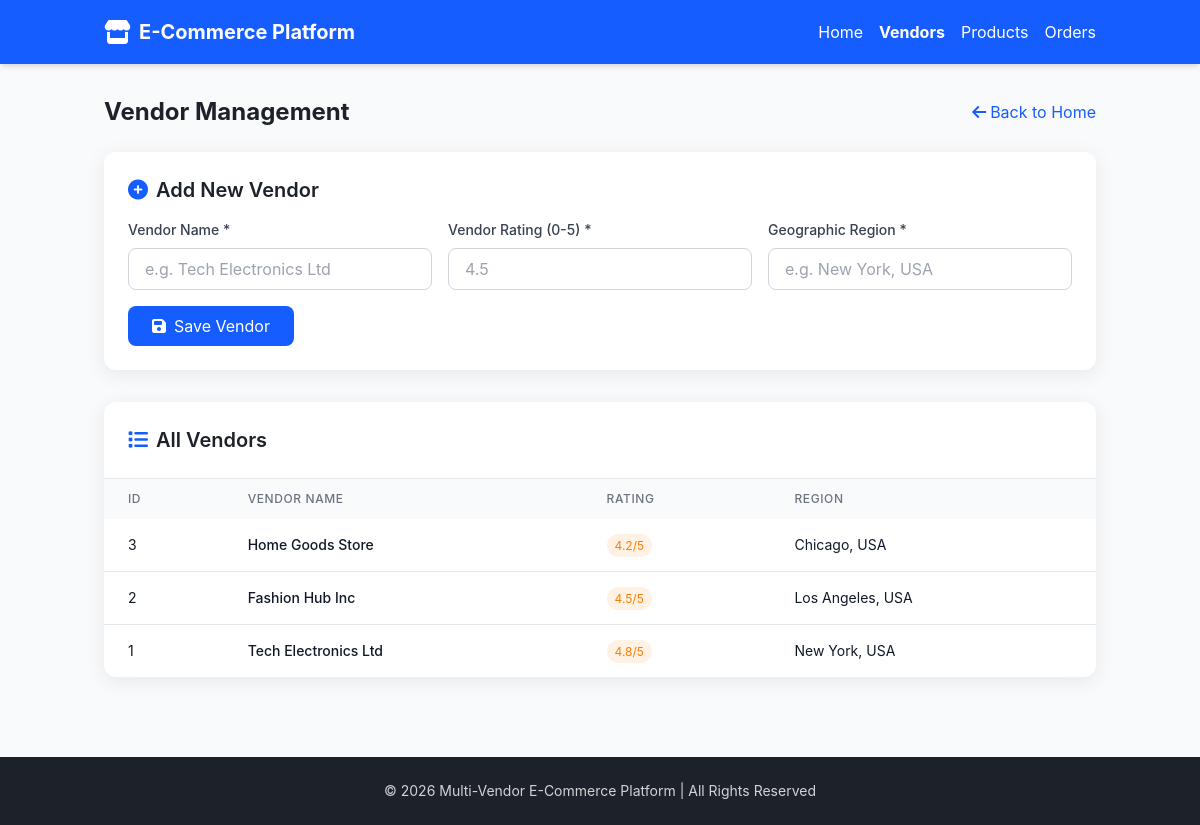
/vendors, run on the app's committed database.
### tables this page shows
CREATE TABLE vendors (
            vendor_id INTEGER PRIMARY KEY AUTOINCREMENT,
            business_name TEXT NOT NULL,
            avg_rating REAL NOT NULL CHECK(avg_rating BETWEEN 0 AND 5),
            geography TEXT NOT NULL
        );

### app.py (the view)
@app.route('/vendors')
def vendors():
    conn, cursor = get_db_conn()
    cursor.execute("SELECT * FROM vendors ORDER BY vendor_id DESC")
    vendors = cursor.fetchall()
    conn.close()
    return render_template('vendors.html', vendors=vendors)

### app.py (called while the page is built)
def get_db_conn():
    conn = sqlite3.connect(DB_PATH)
    conn.row_factory = sqlite3.Row
    cursor = conn.cursor()
    return conn, cursor

### templates/vendors.html (shortened to what this page needs)
<!DOCTYPE html>
<html lang="en">
<head>
    <script src="https://cdn.tailwindcss.com"></script>
    <link rel="stylesheet" href="https://cdnjs.cloudflare.com/ajax/libs/font-awesome/6.5.1/css/all.min.css">
</head>
<body class="font-inter bg-gray-50 min-h-screen">
    <nav class="bg-primary text-white shadow-md sticky top-0 z-10">
        <div class="container mx-auto px-4 py-4 flex justify-between items-center">
            <div class="flex items-center gap-2">
                <i class="fa-solid fa-store text-2xl"></i>
                <h1 class="text-xl font-bold">E-Commerce Platform</h1>
            </div>
            <div class="flex items-center gap-4">
                <a href="/" class="hover:opacity-80 transition-opacity">Home</a>
                <a href="/vendors" class="font-bold">Vendors</a>
                <a href="/products" class="hover:opacity-80 transition-opacity">Products</a>
                <a href="/orders" class="hover:opacity-80 transition-opacity">Orders</a>
            </div>
        </nav>
    <main class="container mx-auto px-4 py-8">
        <div class="flex justify-between items-center mb-6">
            <h2 class="text-2xl font-bold text-dark">Vendor Management</h2>
            <a href="/" class="text-primary flex items-center gap-1 hover:underline">
                <i class="fa-solid fa-arrow-left"></i> Back to Home
            </a>
        </div>
        <div class="bg-white rounded-xl card-shadow p-6 mb-8">
            <h3 class="text-xl font-semibold text-dark mb-4 flex items-center gap-2">
                <i class="fa-solid fa-plus-circle text-primary"></i> Add New Vendor
            </h3>
            <form action="/add_vendor" method="POST" class="grid grid-cols-1 md:grid-cols-3 gap-4">
                <div class="space-y-2">
                    <label for="business_name" class="block text-sm font-medium text-gray-700">Vendor Name *</label>
                    <input type="text" id="business_name" name="business_name"
                           class="w-full px-4 py-2 border border-gray-300 rounded-lg focus:ring-2 focus:ring-primary/50 focus:border-primary outline-none transition"
                           required placeholder="e.g. Tech Electronics Ltd">
                </div>
                <div class="space-y-2">
                    <label for="avg_rating" class="block text-sm font-medium text-gray-700">Vendor Rating (0-5) *</label>
                    <input type="number" id="avg_rating" name="avg_rating" min="0" max="5" step="0.1"
                           class="w-full px-4 py-2 border border-gray-300 rounded-lg focus:ring-2 focus:ring-primary/50 focus:border-primary outline-none transition"
                           required placeholder="4.5">
                </div>
                <div class="space-y-2">
                    <label for="geography" class="block text-sm font-medium text-gray-700">Geographic Region *</label>
                    <input type="text" id="geography" name="geography"
                           class="w-full px-4 py-2 border border-gray-300 rounded-lg focus:ring-2 focus:ring-primary/50 focus:border-primary outline-none transition"
                           required placeholder="e.g. New York, USA">
                </div>
                <div class="md:col-span-3">
                    <button type="submit" class="px-6 py-2 bg-primary text-white rounded-lg hover:bg-primary/90 transition flex items-center gap-2">
                        <i class="fa-solid fa-save"></i> Save Vendor
                    </button>
                </div>
            </form>
        </div>
        <div class="bg-white rounded-xl card-shadow overflow-hidden">
            <div class="p-6 border-b border-gray-200">
                <h3 class="text-xl font-semibold text-dark flex items-center gap-2">
                    <i class="fa-solid fa-list text-primary"></i> All Vendors
                </h3>
            </div>
            <div class="overflow-x-auto">
                <table class="w-full">
                    <thead class="bg-gray-50">
                        <tr>
                            <th class="px-6 py-3 text-left text-xs font-medium text-gray-500 uppercase tracking-wider">ID</th>
                            <th class="px-6 py-3 text-left text-xs font-medium text-gray-500 uppercase tracking-wider">Vendor Name</th>
                            <th class="px-6 py-3 text-left text-xs font-medium text-gray-500 uppercase tracking-wider">Rating</th>
                            <th class="px-6 py-3 text-left text-xs font-medium text-gray-500 uppercase tracking-wider">Region</th>
                        </tr>
                    </thead>
                    <tbody class="divide-y divide-gray-200">
                        {% if vendors %}
                            {% for vendor in vendors %}
                                <tr class="hover:bg-gray-50 transition">
                                    <td class="px-6 py-4 whitespace-nowrap text-sm text-gray-900">{{ vendor.vendor_id }}</td>
                                    <td class="px-6 py-4 whitespace-nowrap text-sm text-gray-900 font-medium">{{ vendor.business_name }}</td>
                                    <td class="px-6 py-4 whitespace-nowrap text-sm text-gray-900">
                                        <span class="px-2 py-1 bg-warning/10 text-warning rounded-full text-xs">
                                            {{ vendor.avg_rating }}/5
                                        </span>
                                    </td>
                                    <td class="px-6 py-4 whitespace-nowrap text-sm text-gray-900">{{ vendor.geography }}</td>
                                </tr>
                            {% endfor %}
                        {% endif %}
                    </tbody>
                </table>
            </div>
        </div>
    </main>
    <footer class="bg-dark text-white py-6 mt-12">
        <div class="container mx-auto px-4 text-center">
            <p class="opacity-80 text-sm">
                © 2026 Multi-Vendor E-Commerce Platform | All Rights Reserved
            </p>
        </div>
    </footer>
</body>
</html>

### data on the page
vendors: vendor_id "3", business_name "Home Goods Store", avg_rating "4.2", geography "Chicago, USA"
vendors: vendor_id "2", business_name "Fashion Hub Inc", avg_rating "4.5", geography "Los Angeles, USA"
vendors: vendor_id "1", business_name "Tech Electronics Ltd", avg_rating "4.8", geography "New York, USA"
